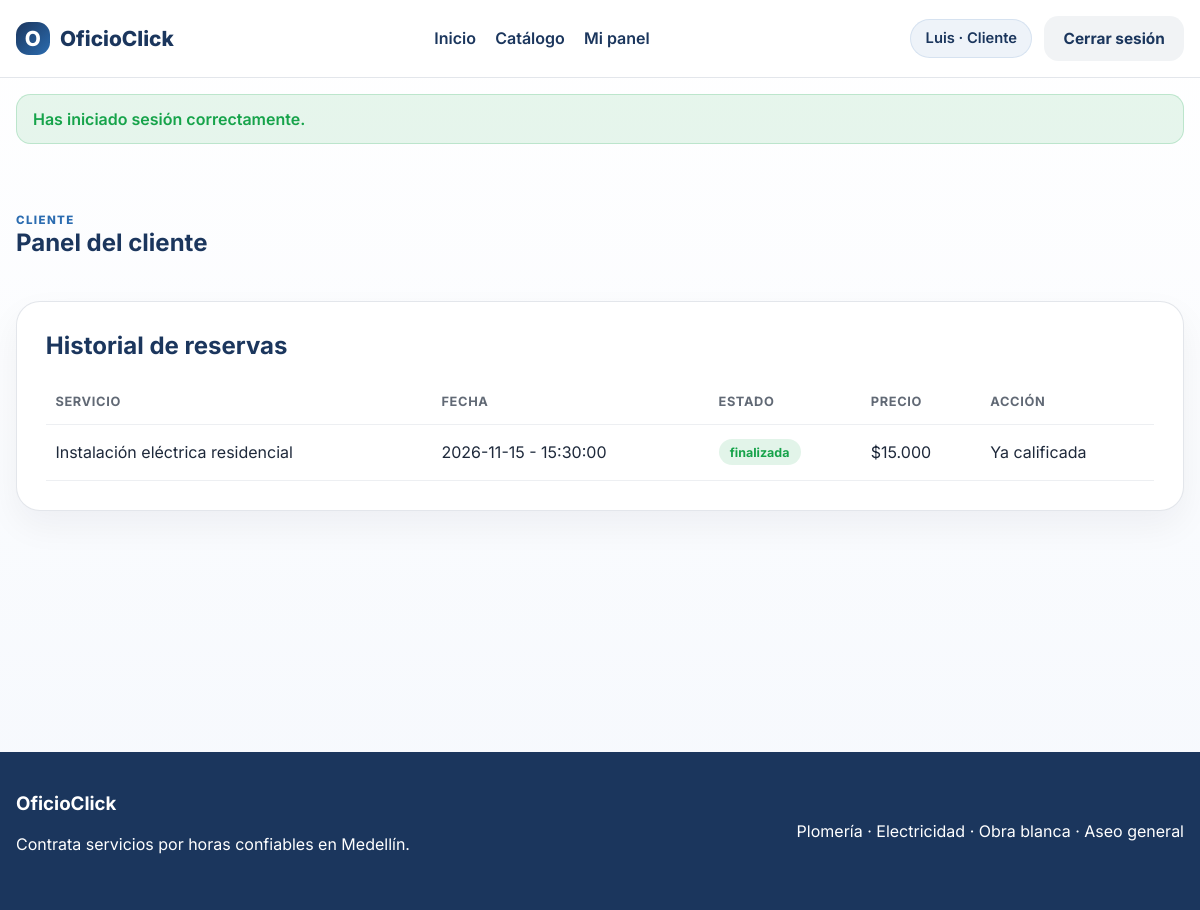
Screenshot of /index.php?page=client-dashboard (signed in) with the database file from the repository.
### tables this page shows
CREATE TABLE IF NOT EXISTS `reserva` (
  `id` INT UNSIGNED NOT NULL AUTO_INCREMENT,
  `cliente_id` INT UNSIGNED NOT NULL,
  `servicio_id` INT UNSIGNED NOT NULL,
  `fecha` DATE NOT NULL,
  `hora` TIME NOT NULL,
  `estado` ENUM('pendiente','confirmada','finalizada','cancelada') NOT NULL DEFAULT 'pendiente',
  `created_at` TIMESTAMP NOT NULL DEFAULT CURRENT_TIMESTAMP,
  PRIMARY KEY (`id`),
  KEY `idx_reserva_cliente` (`cliente_id`),
  KEY `idx_reserva_servicio` (`servicio_id`),
  CONSTRAINT `fk_reserva_cliente` FOREIGN KEY (`cliente_id`) REFERENCES `usuario` (`id`),
  CONSTRAINT `fk_reserva_servicio` FOREIGN KEY (`servicio_id`) REFERENCES `servicio` (`id`)
);

CREATE TABLE IF NOT EXISTS `servicio` (
  `id` INT UNSIGNED NOT NULL AUTO_INCREMENT,
  `trabajador_id` INT UNSIGNED NOT NULL,
  `categoria_id` INT UNSIGNED NOT NULL,
  `titulo` VARCHAR(150) NOT NULL,
  `descripcion` TEXT NOT NULL,
  `precio` DECIMAL(10,2) NOT NULL,
  `estado` ENUM('activo','inactivo') NOT NULL DEFAULT 'activo',
  `disponible` TINYINT(1) NOT NULL DEFAULT 1,
  `created_at` TIMESTAMP NOT NULL DEFAULT CURRENT_TIMESTAMP,
  `updated_at` TIMESTAMP NOT NULL DEFAULT CURRENT_TIMESTAMP ON UPDATE CURRENT_TIMESTAMP,
  PRIMARY KEY (`id`),
  KEY `idx_servicio_trabajador` (`trabajador_id`),
  KEY `idx_servicio_categoria` (`categoria_id`),
  CONSTRAINT `chk_servicio_precio` CHECK (`precio` > 0),
  CONSTRAINT `fk_servicio_trabajador` FOREIGN KEY (`trabajador_id`) REFERENCES `usuario` (`id`),
  CONSTRAINT `fk_servicio_categoria` FOREIGN KEY (`categoria_id`) REFERENCES `categoria` (`id`)
);

### public/index.php (called while the page is built, shortened)
<?php
$page = $_GET['page'] ?? 'home';
$viewData = [];
switch ($page) {
    case 'client-dashboard':
        $viewData['reservations'] = fetchReservationsForUser((int) $_SESSION['user']['id'], 'Cliente');
        break;
}
include __DIR__ . '/../views/layouts/base.php';

### app/helpers.php (called while the page is built, shortened)
<?php
function dbConnection(): ?mysqli
{
    static $connection = null;
    if (is_object($connection) && $connection instanceof mysqli) {
        return $connection;
    }
    try {
        $connection = @mysqli_connect(DB_HOST, DB_USER, DB_PASS, DB_NAME, DB_PORT);
    } catch (Throwable $e) {
        $connection = null;
        return null;
    }
    mysqli_set_charset($connection, 'utf8mb4');
    return $connection;
}
function e(string $value): string
{
    return htmlspecialchars($value ?? '', ENT_QUOTES, 'UTF-8');
}
function fetchReservationsForUser(int $userId, string $role): array
{
    $db = dbConnection();
    if ($role === 'Cliente') {
        $sql = 'SELECT r.*, cal.id AS calificacion_id, s.titulo, s.precio, c.nombre AS category_name, u.nombre AS worker_name, u.apellido AS worker_lastname
                FROM reserva r
                INNER JOIN servicio s ON s.id = r.servicio_id
                INNER JOIN categoria c ON c.id = s.categoria_id
                INNER JOIN usuario u ON u.id = s.trabajador_id
                LEFT JOIN calificacion cal ON cal.reserva_id = r.id
                WHERE r.cliente_id = ? ORDER BY r.fecha DESC, r.hora DESC';
        $stmt = mysqli_prepare($db, $sql);
        mysqli_stmt_bind_param($stmt, 'i', $userId);
        mysqli_stmt_execute($stmt);
    }
    $result = mysqli_stmt_get_result($stmt);
    $rows = [];
    while ($row = mysqli_fetch_assoc($result)) {
        $rows[] = $row;
    }
    return $rows;
}
function formatMoney(float $amount): string
{
    return '$' . number_format($amount, 0, ',', '.');
}

### views/client-dashboard.php (the view, shortened to what this page needs)
<section class="section">
    <div class="container dashboard-shell">
        <div class="section-header">
            <div>
                <span class="eyebrow">Cliente</span>
                <h1>Panel del cliente</h1>
            </div>
        </div>
        <div class="dashboard-grid">
            <div class="panel-card wide-panel">
                <h2>Historial de reservas</h2>
                <?php if (empty($reservations)): ?>
                    <div class="empty-state"><p>No tienes reservas registradas.</p></div>
                <?php else: ?>
                    <div class="table-wrap">
                        <table>
                            <thead>
                                <tr>
                                    <th>Servicio</th>
                                    <th>Fecha</th>
                                    <th>Estado</th>
                                    <th>Precio</th>
                                    <th>Acción</th>
                                </tr>
                            </thead>
                            <tbody>
                                <?php foreach ($reservations as $reservation): ?>
                                    <tr>
                                        <td><?php echo e($reservation['titulo']); ?></td>
                                        <td><?php echo e($reservation['fecha']); ?> - <?php echo e($reservation['hora']); ?></td>
                                        <td><span class="status-badge status-<?php echo e(strtolower($reservation['estado'])); ?>"><?php echo e($reservation['estado']); ?></span></td>
                                        <td><?php echo formatMoney((float) $reservation['precio']); ?></td>
                                        <td>
                                            <?php if ($reservation['estado'] === 'finalizada'): ?>
                                                <?php if (empty($reservation['calificacion_id'])): ?>
                                                    <form method="post" action="index.php" class="inline-form">
                                                        <input type="hidden" name="action" value="submit-review">
                                                        <input type="hidden" name="reservation_id" value="<?php echo (int) $reservation['id']; ?>">
                                                        <select name="stars" class="compact-select" required>
                                                            <option value="5">5★</option>
                                                            <option value="4">4★</option>
                                                            <option value="3">3★</option>
                                                            <option value="2">2★</option>
                                                            <option value="1">1★</option>
                                                        </select>
                                                        <textarea name="comment" rows="2" placeholder="Comentario opcional"></textarea>
                                                        <button class="btn btn-primary btn-small" type="submit">Calificar</button>
                                                    </form>
                                                <?php else: ?>
                                                    <span class="muted-text">Ya calificada</span>
                                                <?php endif; ?>
                                            <?php else: ?>
                                                <span class="muted-text">Sin acciones disponibles</span>
                                            <?php endif; ?>
                                        </td>
                                    </tr>
                                <?php endforeach; ?>
                            </tbody>
                        </table>
                    </div>
                <?php endif; ?>
            </div>
        </div>
    </div>
</section>

### public/assets/css/styles.css (style rules this page uses)
:root { --navy: #1B365D; --blue: #2B6CB0; --green: #16A34A; --amber: #D97706; --red: #DC2626; --dark: #1E293B; --white: #FFFFFF; --muted: #F8FAFC; --text: #1E293B; --border: rgba(27, 54, 93, 0.12); --shadow: 0 18px 42px rgba(27, 54, 93, 0.12); }
* { box-sizing: border-box; }
html { scroll-behavior: smooth; }
body { margin: 0; font-family: 'Inter', sans-serif; background: linear-gradient(180deg, #ffffff 0%, #f5f8fd 100%); color: var(--text); }
.container { width: min(1180px, calc(100% - 2rem)); margin: 0 auto; }
h1, h2, h3, h4 { margin-top: 0; color: var(--navy); }
.eyebrow { display: inline-block; text-transform: uppercase; letter-spacing: 0.12em; font-size: 0.72rem; font-weight: 800; color: var(--blue); }
.section { padding: 4rem 0; }
.section-header { display: flex; justify-content: space-between; align-items: end; margin-bottom: 1.5rem; }
.detail-card, .booking-card, .auth-card, .panel-card { background: var(--white); border: 1px solid var(--border); border-radius: 1.5rem; padding: 1.8rem; box-shadow: 0 15px 35px rgba(15, 23, 42, 0.05); }
.table-wrap { overflow-x: auto; }
table { width: 100%; border-collapse: collapse; min-width: 760px; }
th, td { text-align: left; padding: 0.9rem 0.6rem; border-bottom: 1px solid rgba(27,54,93,0.08); }
th { font-size: 0.8rem; letter-spacing: 0.05em; text-transform: uppercase; color: rgba(30,41,59,0.7); }
.status-badge { display: inline-flex; align-items: center; justify-content: center; border-radius: 999px; padding: 0.35rem 0.7rem; font-size: 0.78rem; font-weight: 700; }
.status-finalizada { background: rgba(22,163,74,0.12); color: var(--green); }
.dashboard-grid { display: grid; grid-template-columns: 1fr 1.5fr; gap: 1.5rem; margin-top: 1.5rem; }
.wide-panel { grid-column: 1 / -1; }

### rows the page displays
reserva: servicio.titulo "Instalación eléctrica residencial", fecha "2026-11-15", hora "15:30:00", estado "finalizada", servicio.precio "$15.000", shows "Ya calificada"

### other values shown
$_SESSION['user']['name'] "Luis"
$_SESSION['user']['role'] "Cliente"
$flash['message'] "Has iniciado sesión correctamente."
